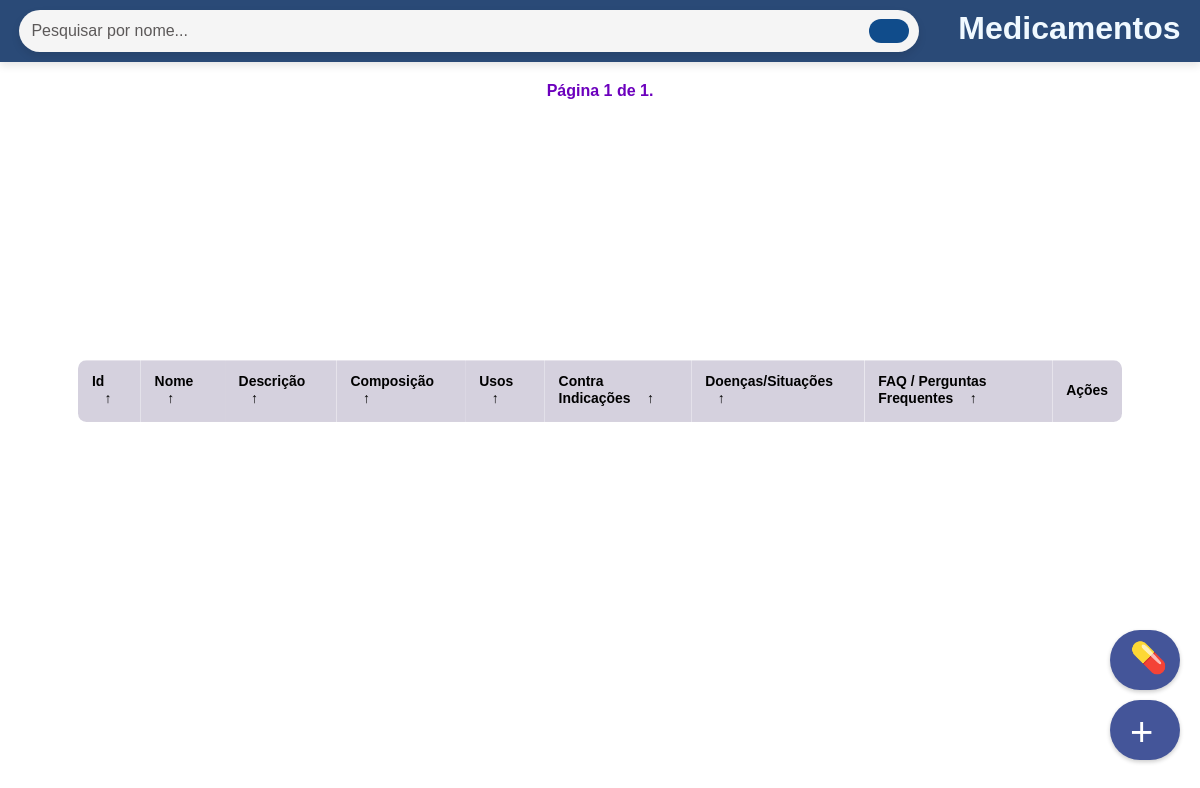
/medicamentos/, run on an earlier commit of the app's database.
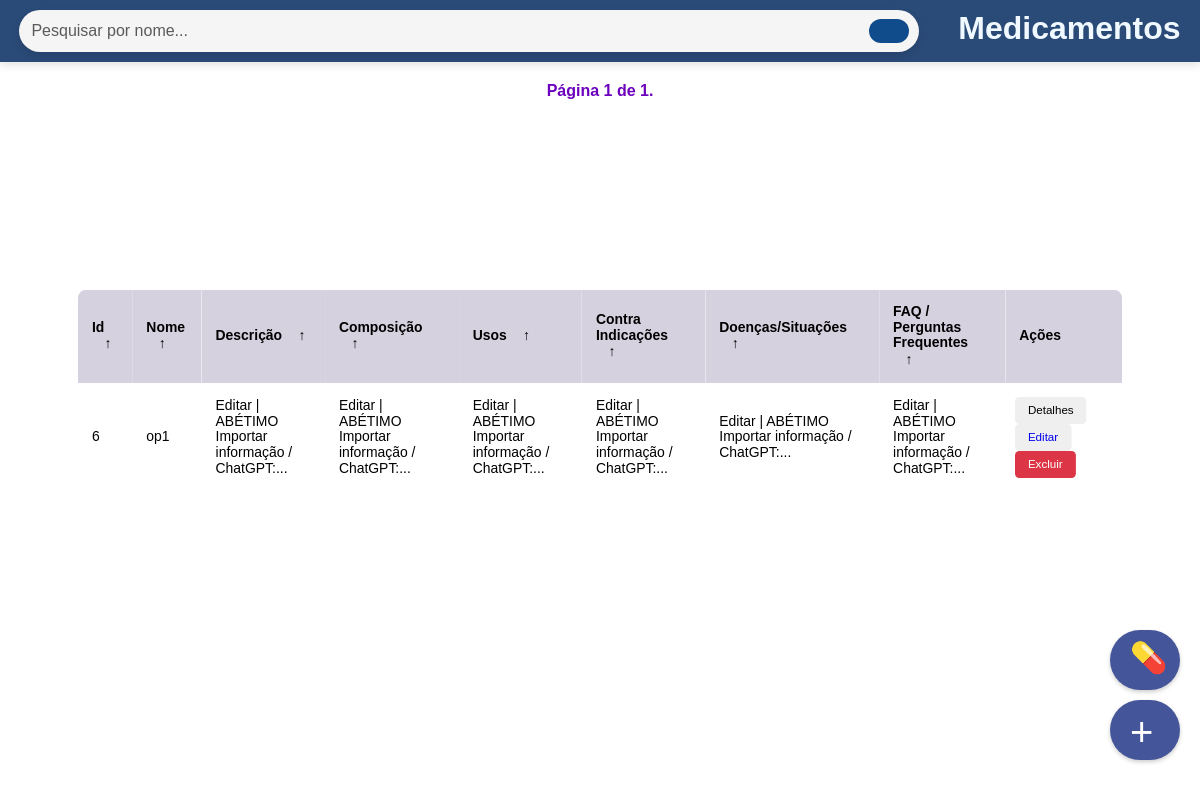
And on a later commit of the database.
### medicines/models.py (models this page shows)
class Medicines(models.Model):
    id = models.AutoField(primary_key=True)
    principio_ativo = models.CharField(max_length=1000, default='null')
    nome_comercial = models.CharField(max_length=1000, default='null')
    classe_droga = models.CharField(max_length=1000, default='null')
    nome_cientifico = models.CharField(max_length=1000)
    descricao = models.CharField(max_length=1000)
    composicao = models.CharField(max_length=1000)
    usos = models.CharField(max_length=1000)
    contra_indicacoes = models.CharField(max_length=1000)
    doencas_situacoes = models.CharField(max_length=1000)
    faq = models.CharField(max_length=1000)
    upload = models.FileField(upload_to='uploads/')
    class Meta:
        db_table = 'medicines'

### medicines/views.py (the view)
# urls.py: path('medicamentos/', views_medicines.listar_medicamentos, name='listar_medicamentos'),
def listar_medicamentos(request):
    search_query = request.GET.get('search')
    search_query = search_query if search_query else ""
    if search_query:
        medicamentos = Medicines.objects.filter(
            Q(nome__icontains=search_query) |
            Q(descricao__icontains=search_query) |
            Q(composicao__icontains=search_query) |
            Q(usos__icontains=search_query) |
            Q(contra_indicacoes__icontains=search_query) |
            Q(doencas_situacoes__icontains=search_query) |
            Q(faq__icontains=search_query)
        )
    else:
        medicamentos = Medicines.objects.all()
    itens_por_pagina = 100
    paginator = Paginator(medicamentos, itens_por_pagina)
    page = request.GET.get('page')
    try:
        medicamentos_paginados = paginator.get_page(page)
    except EmptyPage:
        medicamentos_paginados = paginator.get_page(paginator.num_pages)
    except PageNotAnInteger:
        medicamentos_paginados = paginator.get_page(1)
    return render(request, 'list_medicines.html', {'medicamentos': medicamentos_paginados,
                                                   'search_query': search_query
                                                   })

### medicines/templatetags/custom_filters.py (called while the page is built)
@register.filter
def truncate_chars(value, num_chars):
    if len(value) <= num_chars:
        return value
    return value[:num_chars] + '...'

### medicines/templates/list_medicines.html (shortened to what this page needs)
{% load static %}
{% load custom_filters %}
<!DOCTYPE html>
<html>
<head>
    <link rel="stylesheet" href="{% static 'health/styles.css' %}">
</head>
<body>
    <div class="container">
        <div class="nav">
            <div class="search-container">
                <form id="search-form" action="{% url 'listar_medicamentos' %}">
                    {% if search_query %}
                    <input type="text" id="search-input" name="search" value="{{ search_query }}">
                    {% else %}
                    <input type="text" id="search-input" name="search" placeholder="Pesquisar por nome...">
                    {% endif %}
                    <button type="submit"></button>
                </form>
            </div>
            <br>
            <h1>Medicamentos</h1>
        </div>
        <a href="{% url 'adicionar_consulta' %}"  class="floating-button" style="bottom: 110px; width: 70px; height: 60px;">💊</a>
        <a href="{% url 'adicionar_medicamento' %}" class="floating-button"
            style="width: 70px; height: 60px; font-size: 40px;">+</a>
        <section class="table__body" style="scale: 0.87">
            <table>
                <thead>
                    <tr>
                        <th>Id <span class="icon-arrow">&UpArrow;</span></th>
                        <th>Nome <span class="icon-arrow">&UpArrow;</span></th>
                        <th>Descrição <span class="icon-arrow">&UpArrow;</span></th>
                        <th>Composição <span class="icon-arrow">&UpArrow;</span></th>
                        <th>Usos <span class="icon-arrow">&UpArrow;</span></th>
                        <th>Contra Indicações <span class="icon-arrow">&UpArrow;</span></th>
                        <th>Doenças/Situações <span class="icon-arrow">&UpArrow;</span></th>
                        <th>FAQ / Perguntas Frequentes <span class="icon-arrow">&UpArrow;</span></th>
                        <th>Ações</th>
                    </tr>
                </thead>
                <tbody>
                    {% for medicamento in medicamentos %}
                    <tr>
                        <td>{{ medicamento.id }}</td>
                        <td>{{ medicamento.nome_cientifico |truncate_chars:50 }}</td>
                        <td>{{ medicamento.descricao|truncate_chars:50 }}</td>
                        <td>{{ medicamento.composicao|truncate_chars:50 }}</td>
                        <td>{{ medicamento.usos|truncate_chars:50 }}</td>
                        <td>{{ medicamento.contra_indicacoes|truncate_chars:50 }}</td>
                        <td>{{ medicamento.doencas_situacoes|truncate_chars:50 }}</td>
                        <td>{{ medicamento.faq|truncate_chars:50 }}</td>
                        <td>
                            <div style="transform: translateX(30px);">
                                <button class="btn btn-primary modal-btn"
                                    data-modal-target="#modal-{{ medicamento.id }}">
                                     Detalhes
                                </button>
                                <button class="btn btn-primary">
                                    <a href="{% url 'editar_medicamento' medicamento.id %}">
                                         Editar
                                    </a>
                                </button>
                                <a href="{% url 'excluir_medicamento' medicamento.id %}">
                                    <button class="btn btn-danger btn-excluir" data-item-id="{{ medicamento.id }}">
                                         Excluir
                                    </button>
                                </a>
                            </div>
                        </td>
                    </tr>
                    {% endfor %}
                </tbody>
            </table>
        </section>
        <div class="pagination">
            <span class="step-links">
                <span class="current">
                    Página {{ medicamentos.number }} de {{ medicamentos.paginator.num_pages }}.
                </span>
            </span>
        </div>
    </div>
</body>
</html>

What changed in the data, as far as the page shows it:
added Medicines: id "6", nome_cientifico "op1", descricao "Editar | ABÉTIMO Importar informação / ChatGPT:...", composicao "Editar | ABÉTIMO Importar informação / ChatGPT:...", usos "Editar | ABÉTIMO Importar informação / ChatGPT:...", contra_indicacoes "Editar | ABÉTIMO Importar informação / ChatGPT:...", doencas_situacoes "Editar | ABÉTIMO Importar informação / ChatGPT:...", faq "Editar | ABÉTIMO Importar informação / ChatGPT:..."
